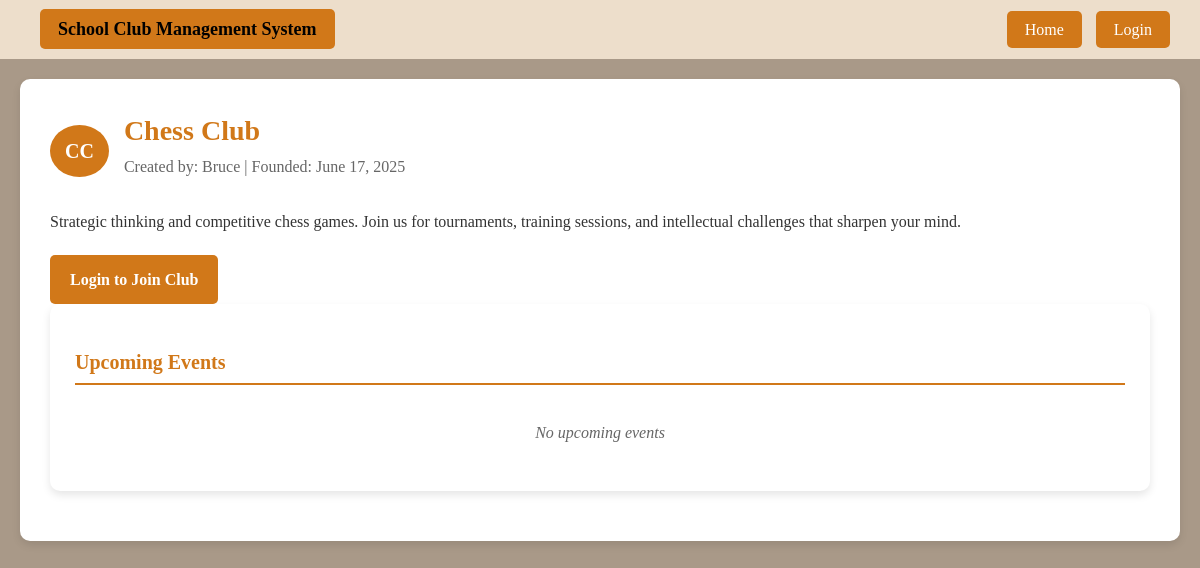
Page /club_details.php?id=1 on the committed database.
### tables this page shows
CREATE TABLE `clubs` (
  `id` int(11) NOT NULL,
  `patron_id` int(11) NOT NULL,
  `name` varchar(100) NOT NULL,
  `initials` varchar(10) NOT NULL,
  `description` text DEFAULT NULL,
  `created_by` int(11) DEFAULT NULL,
  `created_at` timestamp NOT NULL DEFAULT current_timestamp()
);

CREATE TABLE `users` (
  `id` int(11) NOT NULL,
  `username` varchar(50) NOT NULL,
  `surname` varchar(100) DEFAULT NULL,
  `email` varchar(100) NOT NULL,
  `school_id` varchar(50) NOT NULL,
  `password` varchar(255) NOT NULL,
  `role` enum('student','club_manager','admin') DEFAULT 'student',
  `created_at` timestamp NOT NULL DEFAULT current_timestamp()
);

### club_details.php (the view, shortened to what this page needs)
<?php
$conn = new mysqli("localhost", "root", "", "ics_project");
$club_id = isset($_GET['id']) ? intval($_GET['id']) : 0;
$club_stmt = $conn->prepare("SELECT c.*, u.username as creator_name FROM clubs c LEFT JOIN users u ON c.created_by = u.id WHERE c.id = ?");
$club_stmt->bind_param("i", $club_id);
$club_stmt->execute();
$club_result = $club_stmt->get_result();
$club = $club_result->fetch_assoc();
$events_stmt = $conn->prepare("SELECT * FROM events WHERE club_id = ? ORDER BY event_date DESC");
$events_stmt->bind_param("i", $club_id);
$events_stmt->execute();
$events_result = $events_stmt->get_result();
$is_member = false;
$has_pending_request = false;
?>
<!DOCTYPE html>
<html>
<head>
</head>
<body>
    <div class="navbar">
        <div class="logo">
            <a href="home.php" style="color: black; text-decoration: none;">
                School Club Management System
            </a>
        </div>
        <div>
            <?php if (isset($_SESSION['username'])): ?>
                <span style="color: black; margin-right: 10px;">
                    Welcome, <?php echo htmlspecialchars($_SESSION['username']); ?>!
                </span>
                <a href="home.php">Home</a>
                <a href="student_dashboard.php">Dashboard</a>
                <a href="logout.php">Logout</a>
            <?php else: ?>
                <a href="home.php">Home</a>
                <a href="login.php">Login</a>
            <?php endif; ?>
        </div>
    </div>
    <div class="container">
        <div class="club-header">
            <div class="club-title">
                <div class="club-initials-badge"><?php echo htmlspecialchars($club['initials']); ?></div>
                <div>
                    <h1 class="club-name"><?php echo htmlspecialchars($club['name']); ?></h1>
                    <div class="club-meta">
                        Created by: <?php echo htmlspecialchars($club['creator_name'] ?? 'Unknown'); ?> |
                        Founded: <?php echo date('F j, Y', strtotime($club['created_at'])); ?>
                    </div>
                </div>
            </div>
            <div class="club-description">
                <?php echo htmlspecialchars($club['description']); ?>
            </div>
            <?php if (isset($_SESSION['user_id'])): ?>
    <div class="action-buttons">
        <?php if ($is_member): ?>
            <span class="btn btn-success">✓ You are a member</span>
            <a href="leave_club.php?id=<?php echo $club_id; ?>" class="btn btn-secondary"
               onclick="return confirm('Are you sure you want to leave this club?')">Leave Club</a>
        <?php elseif ($has_pending_request): ?>
            <span class="btn btn-secondary">Request Pending</span>
        <?php else: ?>
            <form method="POST" style="display: inline;">
                <input type="hidden" name="club_id" value="<?php echo $club_id; ?>">
                <button type="submit" name="join_club" class="btn btn-primary">Join Club</button>
            </form>
        <?php endif; ?>
    </div>
<?php else: ?>
    <div class="action-buttons">
        <a href="login.php" class="btn btn-primary">Login to Join Club</a>
    </div>
<?php endif; ?>
        <div class="section">
            <h2 class="section-title">Upcoming Events</h2>
            <?php if ($events_result->num_rows > 0): ?>
                <?php while($event = $events_result->fetch_assoc()): ?>
                    <div class="event-item">
                        <div class="event-title"><?php echo htmlspecialchars($event['title']); ?></div>
                        <div class="event-date">
                            <?php echo $event['event_date'] ? date('F j, Y', strtotime($event['event_date'])) : 'Date TBD'; ?>
                        </div>
                        <div><?php echo htmlspecialchars($event['description']); ?></div>
                    </div>
                <?php endwhile; ?>
            <?php else: ?>
                <div class="no-content">No upcoming events</div>
            <?php endif; ?>
        </div>
    </div>
</body>

### club_details.php (style rules this page uses)
body { font-family: 'Times New Roman', Times, serif; margin: 0; padding: 0; background-color: rgb(169, 153, 136); line-height: 1.6; }
.navbar { background-color: rgb(237, 222, 203); padding: 15px 30px; display: flex; justify-content: space-between; align-items: center; }
.navbar .logo { font-size: 18px; font-weight: bold; color: black; }
.navbar a { background-color: rgb(209, 120, 25); color: #fff; padding: 10px 18px; text-decoration: none; border-radius: 5px; transition: background-color 0.3s ease; margin-left: 10px; }
.container { max-width: 1200px; margin: 0 auto; padding: 20px; }
.club-header { background-color: white; border-radius: 10px; padding: 30px; margin-bottom: 20px; box-shadow: 0 4px 8px rgba(0, 0, 0, 0.1); }
.club-title { display: flex; align-items: center; gap: 15px; margin-bottom: 15px; }
.club-initials-badge { background-color: rgb(209, 120, 25); color: white; padding: 10px 15px; border-radius: 50%; font-weight: bold; font-size: 20px; }
.club-name { font-size: 28px; color: rgb(209, 120, 25); margin: 0; }
.club-meta { color: #666; margin-bottom: 15px; }
.club-description { font-size: 16px; color: #333; }
.action-buttons { margin-top: 20px; display: flex; gap: 10px; }
.btn { padding: 12px 20px; border: none; border-radius: 5px; cursor: pointer; text-decoration: none; display: inline-block; transition: background-color 0.3s ease; font-weight: bold; }
.btn-primary { background-color: rgb(209, 120, 25); color: white; }
.section { background-color: white; border-radius: 10px; padding: 25px; margin-bottom: 20px; box-shadow: 0 4px 8px rgba(0, 0, 0, 0.1); }
.section-title { color: rgb(209, 120, 25); font-size: 20px; margin-bottom: 15px; border-bottom: 2px solid rgb(209, 120, 25); padding-bottom: 5px; }
.no-content { text-align: center; color: #666; font-style: italic; padding: 20px; }

### rows in the picture
clubs: initials "CC", name "Chess Club", created_by.username "Bruce", created_at "June 17, 2025", description "Strategic thinking and competitive chess games. Join us for tournaments, training sessions, and intellectual challenges that sharpen your mind."
